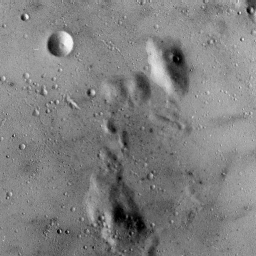
#> input picture testImages/5.1.09.jpg, 256 x 256 px, found by its file name; the run also reads 1 picture not shown here
$ python compare2.py
#> lines starting #> are read from the running program, lines starting #| are printed output that depends on the picture; long printed decimals are rounded
import cv2
import numpy as np


def calculate_image_difference(original_image_path, compressed_image_path):
  # 读取原始图像和压缩图像
#> called with original_image_path = './testImages/5.1.09.jpg', compressed_image_path = './testImages/5.1.09_buffer.jpg'
  original_image = cv2.imread(original_image_path)
#> original_image is the input picture: shape (256, 256, 3); min 0, max 249, mean 127.8
  compressed_image = cv2.imread(compressed_image_path)

  # 调整压缩图像的大小，使其与原始图像大小相同
  compressed_image = cv2.resize(
    compressed_image, (original_image.shape[1], original_image.shape[0]))

  # 计算两个图像之间的差异
  difference = cv2.absdiff(original_image, compressed_image)  #计算两个图片之间的差值
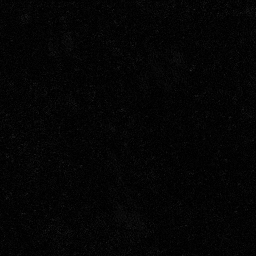
#> difference: shape (256, 256, 3); min 0, max 45, mean 4.4
  difference_gray = cv2.cvtColor(difference, cv2.COLOR_BGR2GRAY)  # 从BGR颜色空间转换为灰度颜色空间
  # 计算差异图像的均值和方差
  mean_difference = np.mean(difference_gray)  # 计算所有元素的平均值
#> mean_difference = 4.43
  variance_difference = np.var(difference_gray) # 计算给定数据的方差
#> variance_difference = 13.56

  print(mean_difference,variance_difference)
#| 4.433 13.557

  # 判断压缩损失是否达到标准
  if mean_difference <= 10 and variance_difference <= 50:
    return "Compression algorithm meets the standard."
  else:
    return "Compression algorithm does not meet the standard."

res = calculate_image_difference("./testImages/5.1.09.jpg","./testImages/5.1.09_buffer.jpg")

print(res)
